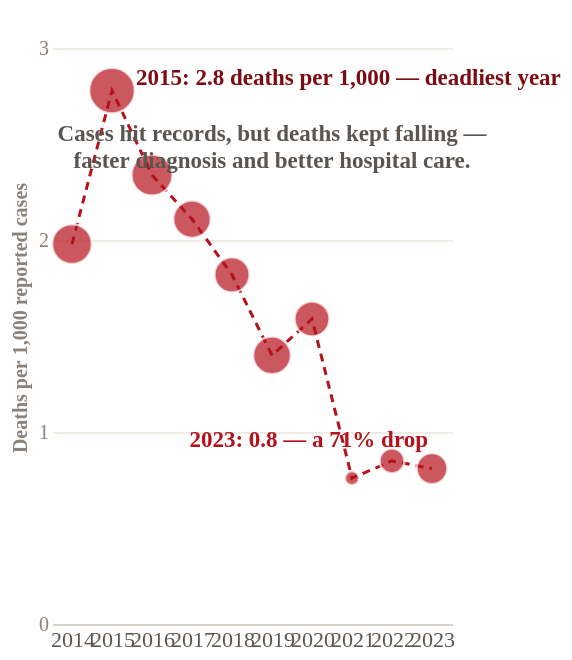

The Vega-Lite source for this figure:
### Vega-Lite specification from a JSON file in a GitHub repository (floating-point values rounded to 4 significant figures)
{"$schema": "https://vega.github.io/schema/vega-lite/v5.json", "width": "container", "height": 330, "background": null, "autosize": {"type": "fit", "contains": "padding"}, "data": {"values": [{"year": "2014", "cases": 108698, "deaths": 215, "cfr": 1.98}, {"year": "2015", "cases": 120836, "deaths": 336, "cfr": 2.78}, {"year": "2016", "cases": 101357, "deaths": 237, "cfr": 2.34}, {"year": "2017", "cases": 83849, "deaths": 177, "cfr": 2.11}, {"year": "2018", "cases": 80615, "deaths": 147, "cfr": 1.82}, {"year": "2019", "cases": 130101, "deaths": 182, "cfr": 1.4}, {"year": "2020", "cases": 90304, "deaths": 144, "cfr": 1.59}, {"year": "2021", "cases": 26365, "deaths": 20, "cfr": 0.76}, {"year": "2022", "cases": 66102, "deaths": 56, "cfr": 0.85}, {"year": "2023", "cases": 123133, "deaths": 100, "cfr": 0.81}]}, "encoding": {"x": {"field": "year", "type": "ordinal", "title": null, "axis": {"labelFont": "Archivo", "labelFontSize": 11, "labelColor": "#5A5550", "labelAngle": 0, "domainColor": "#D8D2C8", "ticks": false}}, "y": {"field": "cfr", "type": "quantitative", "title": "Deaths per 1,000 reported cases", "scale": {"domain": [0, 3.2]}, "axis": {"values": [0, 1, 2, 3], "titleFont": "Archivo", "titleFontSize": 10, "titleColor": "#8C827A", "titleFontWeight": 600, "labelFont": "Archivo", "labelFontSize": 10, "labelColor": "#8C827A", "grid": true, "gridColor": "#F0ECE4", "domain": false, "ticks": false}}}, "layer": [{"mark": {"type": "line", "color": "#B5121B", "strokeWidth": 1.5, "strokeDash": [4, 3], "interpolate": "linear"}}, {"mark": {"type": "point", "filled": true, "color": "#B5121B", "stroke": "#FFFFFF", "strokeWidth": 1.2}, "encoding": {"size": {"field": "deaths", "type": "quantitative", "scale": {"type": "sqrt", "domain": [20, 336], "range": [50, 520]}, "legend": null}, "tooltip": [{"field": "year", "title": "Year"}, {"field": "cases", "title": "Cases", "format": ","}, {"field": "deaths", "title": "Deaths", "format": ","}, {"field": "cfr", "title": "Deaths / 1,000", "format": ".2f"}]}}, {"transform": [{"filter": "datum.year=='2015'"}], "mark": {"type": "text", "align": "left", "dx": 12, "dy": -6, "font": "Archivo", "fontSize": 11.5, "fontWeight": 700, "color": "#7C0C13"}, "encoding": {"x": {"field": "year", "type": "ordinal"}, "y": {"field": "cfr", "type": "quantitative"}, "text": {"value": "2015: 2.8 deaths per 1,000 — deadliest year"}}}, {"transform": [{"filter": "datum.year=='2023'"}], "mark": {"type": "text", "align": "right", "dx": -2, "dy": -14, "font": "Archivo", "fontSize": 11.5, "fontWeight": 700, "color": "#B5121B"}, "encoding": {"x": {"field": "year", "type": "ordinal"}, "y": {"field": "cfr", "type": "quantitative"}, "text": {"value": "2023: 0.8 — a 71% drop"}}}, {"data": {"values": [{"year": "2019", "cfr": 2.55, "t": "Cases hit records, but deaths kept falling — faster diagnosis and better hospital care."}]}, "mark": {"type": "text", "align": "center", "font": "Archivo", "fontSize": 11.5, "fontWeight": 600, "color": "#5A5550", "lineBreak": "|"}, "encoding": {"x": {"field": "year", "type": "ordinal"}, "y": {"field": "cfr", "type": "quantitative"}, "text": {"value": ["Cases hit records, but deaths kept falling —", "faster diagnosis and better hospital care."]}}}], "config": {"view": {"stroke": null}, "font": "Archivo"}}
